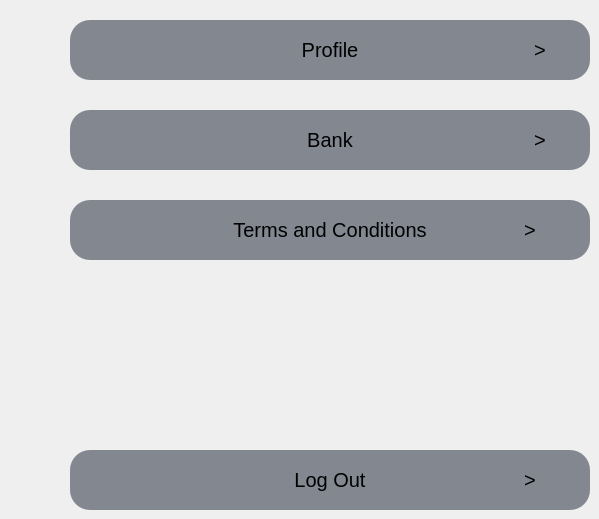
           <widget class="QWidget" name="settings_home">
            <widget class="QLabel" name="label_20">
             <property name="geometry">
              <rect>
               <x>100</x>
               <y>20</y>
               <width>60</width>
               <height>60</height>
              </rect>
             </property>
             <property name="styleSheet">
              <string notr="true">background-color: rgb(130, 135, 144);
border-radius: 20px;
</string>
             </property>
             <property name="text">
              <string/>
             </property>
             <property name="pixmap">
              <pixmap resource="icons.qrc">:/icons/accounticonpng.png</pixmap>
             </property>
             <property name="scaledContents">
              <bool>true</bool>
             </property>
             <property name="alignment">
              <set>Qt::AlignLeading|Qt::AlignLeft|Qt::AlignVCenter</set>
             </property>
            </widget>
            <widget class="QLabel" name="label_22">
             <property name="geometry">
              <rect>
               <x>510</x>
               <y>20</y>
               <width>60</width>
               <height>60</height>
              </rect>
             </property>
             <property name="font">
              <font>
               <pointsize>-1</pointsize>
              </font>
             </property>
             <property name="cursor">
              <cursorShape>PointingHandCursor</cursorShape>
             </property>
             <property name="styleSheet">
              <string notr="true">background-color: rgb(130, 135, 144);
border-radius: 20px;
font-size: 20px</string>
             </property>
             <property name="text">
              <string>&gt;</string>
             </property>
             <property name="scaledContents">
              <bool>true</bool>
             </property>
             <property name="alignment">
              <set>Qt::AlignCenter</set>
             </property>
            </widget>
            <widget class="QLabel" name="label_24">
             <property name="geometry">
              <rect>
               <x>510</x>
               <y>110</y>
               <width>60</width>
               <height>60</height>
              </rect>
             </property>
             <property name="font">
              <font>
               <pointsize>-1</pointsize>
              </font>
             </property>
             <property name="cursor">
              <cursorShape>PointingHandCursor</cursorShape>
             </property>
             <property name="styleSheet">
              <string notr="true">background-color: rgb(130, 135, 144);
border-radius: 20px;
font-size: 20px</string>
             </property>
             <property name="text">
              <string>&gt;</string>
             </property>
             <property name="scaledContents">
              <bool>true</bool>
             </property>
             <property name="alignment">
              <set>Qt::AlignCenter</set>
             </property>
            </widget>
            <widget class="QLabel" name="label_25">
             <property name="geometry">
              <rect>
               <x>100</x>
               <y>110</y>
               <width>60</width>
               <height>60</height>
              </rect>
             </property>
             <property name="styleSheet">
              <string notr="true">background-color: rgb(130, 135, 144);
border-radius: 20px;
</string>
             </property>
             <property name="text">
              <string/>
             </property>
             <property name="pixmap">
              <pixmap resource="icons.qrc">:/icons/Downloads/shopping-cart.png</pixmap>
             </property>
             <property name="scaledContents">
              <bool>true</bool>
             </property>
             <property name="alignment">
              <set>Qt::AlignLeading|Qt::AlignLeft|Qt::AlignVCenter</set>
             </property>
            </widget>
            <widget class="QLabel" name="label_26">
             <property name="geometry">
              <rect>
               <x>100</x>
               <y>200</y>
               <width>60</width>
               <height>60</height>
              </rect>
             </property>
             <property name="styleSheet">
              <string notr="true">background-color: rgb(130, 135, 144);
border-radius: 20px;
</string>
             </property>
             <property name="text">
              <string/>
             </property>
             <property name="pixmap">
              <pixmap resource="icons.qrc">:/icons/accounticonpng.png</pixmap>
             </property>
             <property name="scaledContents">
              <bool>true</bool>
             </property>
             <property name="alignment">
              <set>Qt::AlignLeading|Qt::AlignLeft|Qt::AlignVCenter</set>
             </property>
            </widget>
            <widget class="QLabel" name="label_27">
             <property name="geometry">
              <rect>
               <x>100</x>
               <y>450</y>
               <width>60</width>
               <height>60</height>
              </rect>
             </property>
             <property name="styleSheet">
              <string notr="true">background-color: rgb(130, 135, 144);
border-radius: 20px;
</string>
             </property>
             <property name="text">
              <string/>
             </property>
             <property name="pixmap">
              <pixmap resource="icons.qrc">:/icons/accounticonpng.png</pixmap>
             </property>
             <property name="scaledContents">
              <bool>true</bool>
             </property>
             <property name="alignment">
              <set>Qt::AlignLeading|Qt::AlignLeft|Qt::AlignVCenter</set>
             </property>
            </widget>
            <widget class="QLabel" name="label_30">
             <property name="geometry">
              <rect>
               <x>500</x>
               <y>200</y>
               <width>60</width>
               <height>60</height>
              </rect>
             </property>
             <property name="font">
              <font>
               <pointsize>-1</pointsize>
              </font>
             </property>
             <property name="cursor">
              <cursorShape>PointingHandCursor</cursorShape>
             </property>
             <property name="styleSheet">
              <string notr="true">background-color: rgb(130, 135, 144);
border-radius: 20px;
font-size: 20px</string>
             </property>
             <property name="text">
              <string>&gt;</string>
             </property>
             <property name="scaledContents">
              <bool>true</bool>
             </property>
             <property name="alignment">
              <set>Qt::AlignCenter</set>
             </property>
            </widget>
            <widget class="QLabel" name="label_31">
             <property name="geometry">
              <rect>
               <x>520</x>
               <y>450</y>
               <width>20</width>
               <height>60</height>
              </rect>
             </property>
             <property name="font">
              <font>
               <pointsize>-1</pointsize>
              </font>
             </property>
             <property name="cursor">
              <cursorShape>PointingHandCursor</cursorShape>
             </property>
             <property name="styleSheet">
              <string notr="true">background-color: rgb(130, 135, 144);
border-radius: 20px;
font-size: 20px</string>
             </property>
             <property name="text">
              <string>&gt;</string>
             </property>
             <property name="scaledContents">
              <bool>true</bool>
             </property>
             <property name="alignment">
              <set>Qt::AlignCenter</set>
             </property>
            </widget>
            <widget class="QPushButton" name="profile_settingsbutton">
             <property name="geometry">
              <rect>
               <x>70</x>
               <y>20</y>
               <width>520</width>
               <height>60</height>
              </rect>
             </property>
             <property name="cursor">
              <cursorShape>PointingHandCursor</cursorShape>
             </property>
             <property name="styleSheet">
              <string notr="true">background-color: rgb(130, 135, 144);
border-radius: 20px;
font-size: 20px</string>
             </property>
             <property name="text">
              <string>Profile</string>
             </property>
            </widget>
            <widget class="QPushButton" name="bank_settingsbutton">
             <property name="geometry">
              <rect>
               <x>70</x>
               <y>110</y>
               <width>520</width>
               <height>60</height>
              </rect>
             </property>
             <property name="cursor">
              <cursorShape>PointingHandCursor</cursorShape>
             </property>
             <property name="styleSheet">
              <string notr="true">background-color: rgb(130, 135, 144);
border-radius: 20px;
font-size: 20px</string>
             </property>
             <property name="text">
              <string>Bank</string>
             </property>
            </widget>
            <widget class="QPushButton" name="tandc_settingsbutton">
             <property name="geometry">
              <rect>
               <x>70</x>
               <y>200</y>
               <width>520</width>
               <height>60</height>
              </rect>
             </property>
             <property name="cursor">
              <cursorShape>PointingHandCursor</cursorShape>
             </property>
             <property name="styleSheet">
              <string notr="true">background-color: rgb(130, 135, 144);
border-radius: 20px;
font-size: 20px</string>
             </property>
             <property name="text">
              <string>Terms and Conditions</string>
             </property>
            </widget>
            <widget class="QPushButton" name="logout_settingsbutton">
             <property name="geometry">
              <rect>
               <x>70</x>
               <y>450</y>
               <width>520</width>
               <height>60</height>
              </rect>
             </property>
             <property name="cursor">
              <cursorShape>PointingHandCursor</cursorShape>
             </property>
             <property name="styleSheet">
              <string notr="true">background-color: rgb(130, 135, 144);
border-radius: 20px;
font-size: 20px</string>
             </property>
             <property name="text">
              <string>Log Out</string>
             </property>
            </widget>
            <zorder>logout_settingsbutton</zorder>
            <zorder>tandc_settingsbutton</zorder>
            <zorder>bank_settingsbutton</zorder>
            <zorder>profile_settingsbutton</zorder>
            <zorder>label_20</zorder>
            <zorder>label_22</zorder>
            <zorder>label_24</zorder>
            <zorder>label_25</zorder>
            <zorder>label_26</zorder>
            <zorder>label_27</zorder>
            <zorder>label_30</zorder>
            <zorder>label_31</zorder>
           </widget>
